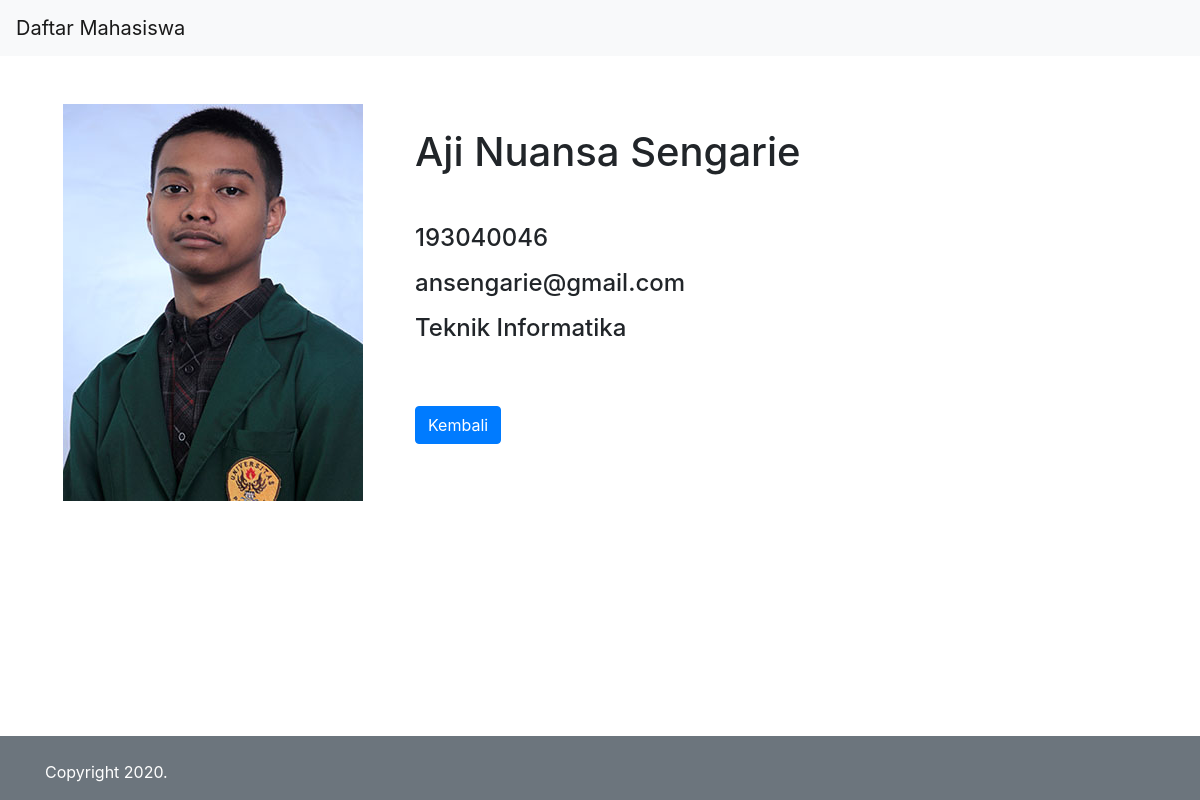
The page /pertemuan10/detail.php?id=1 on the database its author committed.
### tables this page shows
CREATE TABLE `mahasiswa` (
  `id` int(11) NOT NULL,
  `nrp` char(9) DEFAULT NULL,
  `nama` varchar(50) NOT NULL,
  `email` varchar(50) NOT NULL,
  `jurusan` varchar(50) NOT NULL,
  `gambar` varchar(50) NOT NULL
);

### pertemuan10/functions.php (called while the page is built, shortened)
<?php
function koneksi()
{
  $conn = mysqli_connect("localhost", "root", "") or die("koneksi ke DB gagal.");
  mysqli_select_db($conn, "pw_193040046") or die("Database salah!");
  return $conn;
}
function query($query)
{
  $conn = koneksi();
  $result = mysqli_query($conn, $query);
  if (mysqli_num_rows($result) == 1) {
    return mysqli_fetch_assoc($result);
  }
  $rows = [];
  return $rows;
}

### pertemuan10/detail.php (the view, shortened to what this page needs)
<?php
require 'functions.php';
$id = $_GET['id'];
$mhs = query("SELECT * FROM mahasiswa WHERE id = $id");
?>
<!DOCTYPE html>
<html lang="en">
<head>
  <link rel="stylesheet" href="https://stackpath.bootstrapcdn.com/bootstrap/4.1.3/css/bootstrap.min.css">
  <link rel="stylesheet" type="text/css" href="css/style.css">
</head>
<body>
  <nav class="navbar navbar-light bg-light">
    <a class="navbar-brand" href="#">
      Daftar Mahasiswa
    </a>
  </nav>
  <div class="container-fluid mt-5 mb-5">
    <div class="row">
      <div class="col-md-4">
        <div class="gambar">
          <img src="img/<?= $mhs['gambar']; ?>" class="ml-5" alt="">
        </div>
      </div>
      <div class="col-md-8">
        <div class="keterangan">
          <h1 class="mb-5 mt-4"><?= $mhs['nama']; ?></h1>
          <h4 class="mb-3"><?= $mhs['nrp']; ?></h4>
          <h4 class="mb-3"><?= $mhs['email']; ?></h4>
          <h4 class="mb-3"><?= $mhs['jurusan']; ?></h4>
          <a href="latihan3.php" class="btn btn-primary mt-5">Kembali</a>
        </div>
      </div>
    </div>
  </div>
  <footer class="text-white bg-secondary mt-5 fixed-footer">
    <div class="container">
      <div class="row pt-4">
        <div class="col">
          <p>Copyright 2020.</p>
        </div>
      </div>
    </div>
  </footer>
</body>
</html>

### pertemuan10/css/style.css (style rules this page uses)
html { scroll-behavior: smooth; }
.fixed-footer { margin: 0px auto; position:absolute; bottom:0px; width: 100%; }

### rows shown on the page
mahasiswa: gambar (picture), nama "Aji Nuansa Sengarie", nrp "193040046", email "ansengarie@gmail.com", jurusan "Teknik Informatika"
